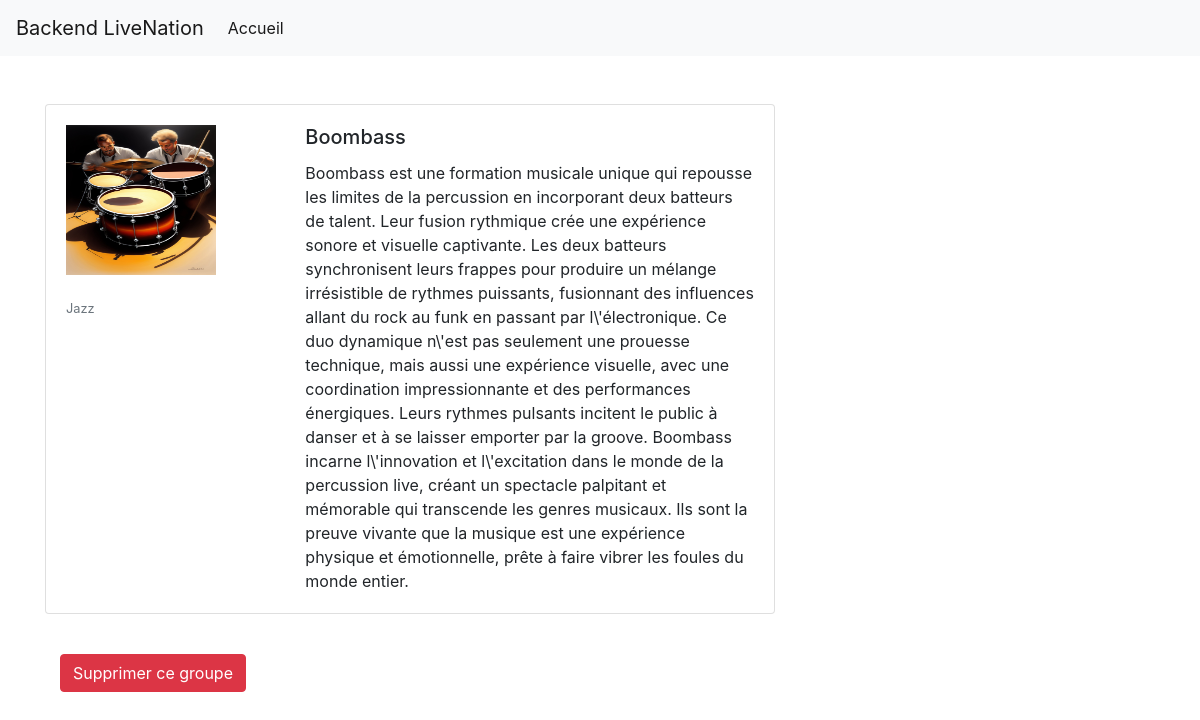
/templates/groupe.php?nom=Boombass (signed in), run on the app's committed database.
### tables this page shows
CREATE TABLE events (
    id INTEGER PRIMARY KEY AUTOINCREMENT,
    title VARCHAR(255) NOT NULL,
    description TEXT NOT NULL,
    excerpt VARCHAR(255) NOT NULL,
    slug VARCHAR(255) NOT NULL,
    venue_id INT UNSIGNED NOT NULL, 
    FOREIGN KEY (venue_id) REFERENCES venues(id) ON DELETE CASCADE 
);

### templates/groupe.php (the view, shortened to what this page needs)
<?php
if (isset($_GET['nom'])) {
    $group = $_GET['nom'];
    $pdo = App::getPDO();
    $query = $pdo->prepare('SELECT * FROM events WHERE title = :title');
    $query->execute(['title' => $group]);
    $events = $query->fetch();
} else {
    header('Location: ../home');
    exit();
}
include('layout.php')
?>
<div class="container mt-5">
    <div class="row">
        <div class="col-md-8 mb-4">
            <div class="card">
                <div class="card-body">
                    <div class="row">
                        <div class="col-sm-4">
                            <img src="http://localhost:8000/photos/<?= $events['slug'] ?>.jpeg" alt="Photo" style="width: 150px; height: 150px; margin-bottom : 20px">
                            <p class="card-text"><small class="text-muted"><?= $events['excerpt'] ?></small></p>
                        </div>
                        <div class="col-sm-8">
                            <h5 class="card-title"><?= $events['title'] ?></h5>
                            <p class="card-text"><?= $events['description'] ?></p>
                        </div>
                    </div>
                </div>
            </div>
            <div class="container mt-3">
                <form action="" method="POST">
                    <button type="submit" class="btn btn-danger mt-4">Supprimer ce groupe</button>
                </form>
            </div>
        </div>
    </div>

### data on the page
events: slug (picture), excerpt "Jazz", title "Boombass", description "Boombass est une formation musicale unique qui repousse les limites de la percussion en incorporant deux batteurs de talent. Leur fusion rythmique crée une expérience sonore et visuelle captivante. Les deux batteurs synchronisent leurs frappes pour produire un mélange irrésistible de rythmes puissants, fusionnant des influences allant du rock au funk en passant par l\\'électronique. Ce duo dynamique n\\'est pas seulement une prouesse technique, mais aussi une expérience visuelle, avec une coordination impressionnante et des performances énergiques. Leurs rythmes pulsants incitent le public à danser et à se laisser emporter par la groove. Boombass incarne l\\'innovation et l\\'excitation dans le…"
